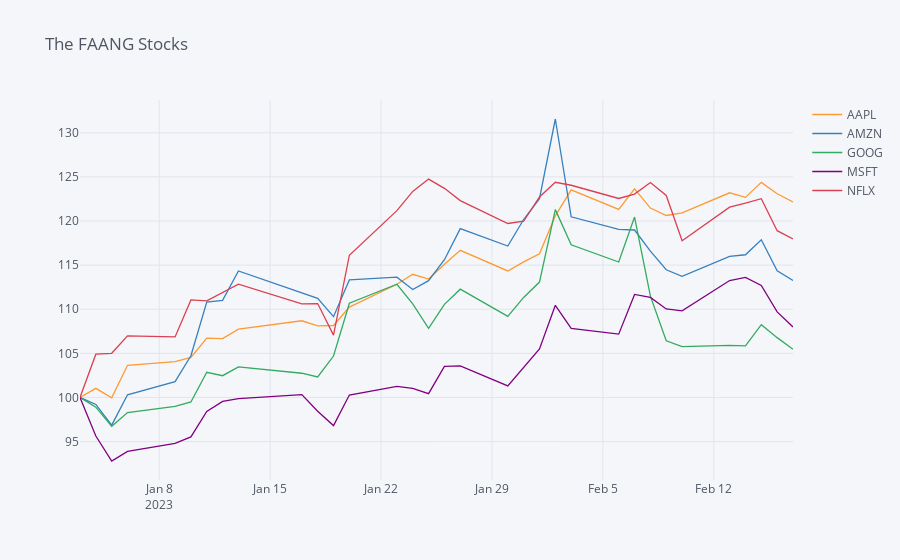

The cell this chart's notebook holds for it:
### Code cell
df4.normalize().iplot(title='The FAANG Stocks')
